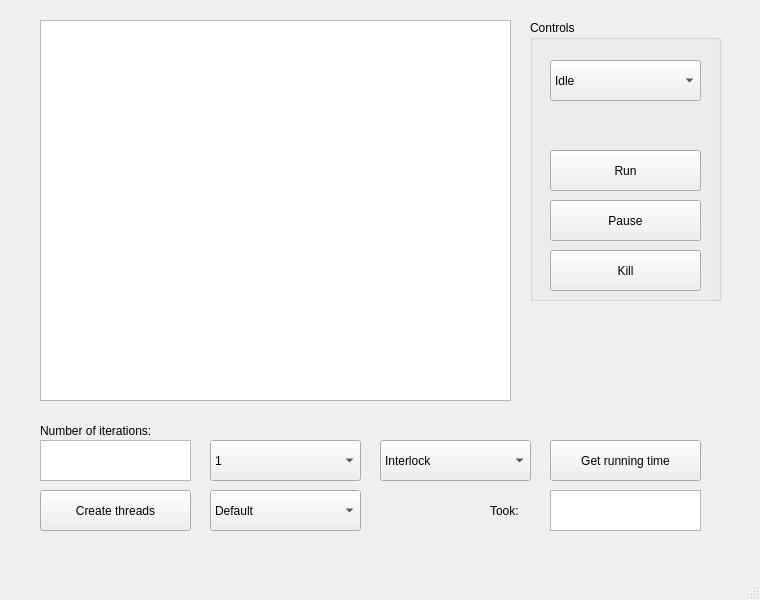
<?xml version="1.0" encoding="UTF-8"?>
<ui version="4.0">
 <class>ThreadsSync</class>
 <widget class="QMainWindow" name="ThreadsSync">
  <property name="geometry">
   <rect>
    <x>0</x>
    <y>0</y>
    <width>760</width>
    <height>600</height>
   </rect>
  </property>
  <property name="windowTitle">
   <string>ThreadsSync</string>
  </property>
  <widget class="QWidget" name="centralwidget">
   <widget class="QPushButton" name="create">
    <property name="geometry">
     <rect>
      <x>40</x>
      <y>490</y>
      <width>151</width>
      <height>41</height>
     </rect>
    </property>
    <property name="text">
     <string>Create threads</string>
    </property>
   </widget>
   <widget class="QComboBox" name="chosenTask">
    <property name="geometry">
     <rect>
      <x>210</x>
      <y>490</y>
      <width>151</width>
      <height>41</height>
     </rect>
    </property>
    <item>
     <property name="text">
      <string>Default</string>
     </property>
    </item>
    <item>
     <property name="text">
      <string>Find minimum</string>
     </property>
    </item>
   </widget>
   <widget class="QGroupBox" name="groupBox">
    <property name="geometry">
     <rect>
      <x>530</x>
      <y>20</y>
      <width>191</width>
      <height>281</height>
     </rect>
    </property>
    <property name="title">
     <string>Controls</string>
    </property>
    <widget class="QPushButton" name="Pause">
     <property name="geometry">
      <rect>
       <x>20</x>
       <y>180</y>
       <width>151</width>
       <height>41</height>
      </rect>
     </property>
     <property name="text">
      <string>Pause</string>
     </property>
    </widget>
    <widget class="QPushButton" name="run">
     <property name="geometry">
      <rect>
       <x>20</x>
       <y>130</y>
       <width>151</width>
       <height>41</height>
      </rect>
     </property>
     <property name="text">
      <string>Run</string>
     </property>
    </widget>
    <widget class="QComboBox" name="priority">
     <property name="geometry">
      <rect>
       <x>20</x>
       <y>40</y>
       <width>151</width>
       <height>41</height>
      </rect>
     </property>
     <item>
      <property name="text">
       <string>Idle</string>
      </property>
     </item>
     <item>
      <property name="text">
       <string>Below normal</string>
      </property>
     </item>
     <item>
      <property name="text">
       <string>Normal</string>
      </property>
     </item>
     <item>
      <property name="text">
       <string>Above normal</string>
      </property>
     </item>
     <item>
      <property name="text">
       <string>High</string>
      </property>
     </item>
    </widget>
    <widget class="QPushButton" name="killThread">
     <property name="geometry">
      <rect>
       <x>20</x>
       <y>230</y>
       <width>151</width>
       <height>41</height>
      </rect>
     </property>
     <property name="text">
      <string>Kill</string>
     </property>
    </widget>
   </widget>
   <widget class="QTableWidget" name="availableThreads">
    <property name="geometry">
     <rect>
      <x>40</x>
      <y>20</y>
      <width>471</width>
      <height>381</height>
     </rect>
    </property>
   </widget>
   <widget class="QTextEdit" name="time">
    <property name="geometry">
     <rect>
      <x>550</x>
      <y>490</y>
      <width>151</width>
      <height>41</height>
     </rect>
    </property>
   </widget>
   <widget class="QPushButton" name="runall">
    <property name="geometry">
     <rect>
      <x>550</x>
      <y>440</y>
      <width>151</width>
      <height>41</height>
     </rect>
    </property>
    <property name="text">
     <string>Get running time</string>
    </property>
   </widget>
   <widget class="QLabel" name="label">
    <property name="geometry">
     <rect>
      <x>490</x>
      <y>490</y>
      <width>61</width>
      <height>41</height>
     </rect>
    </property>
    <property name="text">
     <string>Took:</string>
    </property>
   </widget>
   <widget class="QLabel" name="label_2">
    <property name="geometry">
     <rect>
      <x>40</x>
      <y>410</y>
      <width>131</width>
      <height>41</height>
     </rect>
    </property>
    <property name="text">
     <string>Number of iterations:</string>
    </property>
   </widget>
   <widget class="QTextEdit" name="steps">
    <property name="geometry">
     <rect>
      <x>40</x>
      <y>440</y>
      <width>151</width>
      <height>41</height>
     </rect>
    </property>
   </widget>
   <widget class="QComboBox" name="numOfThreads">
    <property name="geometry">
     <rect>
      <x>210</x>
      <y>440</y>
      <width>151</width>
      <height>41</height>
     </rect>
    </property>
    <item>
     <property name="text">
      <string>1</string>
     </property>
    </item>
    <item>
     <property name="text">
      <string>2</string>
     </property>
    </item>
    <item>
     <property name="text">
      <string>4</string>
     </property>
    </item>
    <item>
     <property name="text">
      <string>8</string>
     </property>
    </item>
    <item>
     <property name="text">
      <string>16</string>
     </property>
    </item>
   </widget>
   <widget class="QComboBox" name="syncType">
    <property name="geometry">
     <rect>
      <x>380</x>
      <y>440</y>
      <width>151</width>
      <height>41</height>
     </rect>
    </property>
    <item>
     <property name="text">
      <string>Interlock</string>
     </property>
    </item>
    <item>
     <property name="text">
      <string>Critical Section</string>
     </property>
    </item>
    <item>
     <property name="text">
      <string>Mutex</string>
     </property>
    </item>
    <item>
     <property name="text">
      <string>Semaphore</string>
     </property>
    </item>
   </widget>
  </widget>
  <widget class="QMenuBar" name="menubar">
   <property name="geometry">
    <rect>
     <x>0</x>
     <y>0</y>
     <width>760</width>
     <height>21</height>
    </rect>
   </property>
  </widget>
  <widget class="QStatusBar" name="statusbar"/>
 </widget>
 <resources/>
 <connections/>
</ui>
